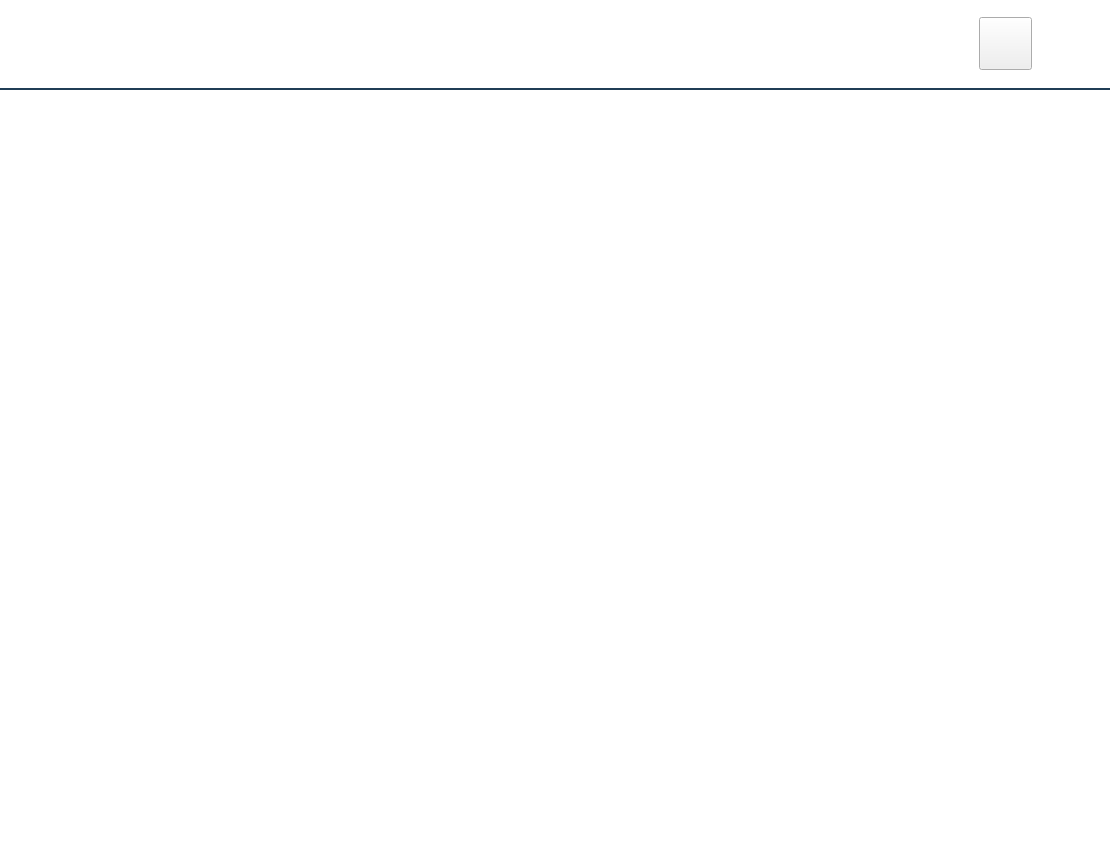
<?xml version="1.0" encoding="UTF-8"?>
<ui version="4.0">
 <class>App</class>
 <widget class="QMainWindow" name="App">
  <property name="geometry">
   <rect>
    <x>0</x>
    <y>0</y>
    <width>1110</width>
    <height>860</height>
   </rect>
  </property>
  <property name="minimumSize">
   <size>
    <width>1024</width>
    <height>768</height>
   </size>
  </property>
  <property name="windowTitle">
   <string>App</string>
  </property>
  <property name="windowIcon">
   <iconset>
    <normaloff>:/simple/logo</normaloff>:/simple/logo</iconset>
  </property>
  <property name="styleSheet">
   <string notr="true">/************************************************
*
* VRMaker Style Sheet
*
* Author: Easlee Liu
*
************************************************/

/*---------------------------------------------------------
*----------------------------------------------------------
*
* 标题栏
*
*----------------------------------------------------------
*--------------------------------------------------------*/

/* 背景 */
QWidget#__titlebar{
	background-color: rgb(255,255,255);
}

QWidget#line{
	background-color: #203e56;
}


QStackedWidget#__titlebar_left QWidget{
	background: transparent;
}

QStackedWidget#__titlebar_middle QWidget{
	background: transparent;
}

/* 关闭按钮 */
QPushButton#__btn_close{
	border-image: url(:/app/simple/close) 0 0 0 0;
	border: 0 1 0 1;
}
QPushButton#__btn_close:pressed{
	border-image: url(:/app/simple/close_pressed) 0 0 0 0;
}
/* 最小化按钮 */
QPushButton#__btn_minimize{
	border-image: url(:/app/simple/minimal) 0 0 0 0;
}
QPushButton#__btn_minimize:pressed{
	border-image: url(:/app/simple/minimal_pressed) 0 0 0 0;
}

/* 返回按钮 */
QPushButton#__btnGoHome{
	border-image: url(:/app/simple/img/back_normal.png);
}
QPushButton#__btnGoHome:pressed{
	border-image: url(:/app/simple/img/back_pressed.png);
}

/*---------------------------------------------------------
*----------------------------------------------------------
*
* 启动界面
*
*----------------------------------------------------------
*--------------------------------------------------------*/

QWidget#page_launcher{
	background-color: rgb(255,255,255);
}


/*---------------------------------------------------------
*----------------------------------------------------------
*
* 主界面
*
*----------------------------------------------------------
*--------------------------------------------------------*/

QWidget#page_home{
	background-color: rgb(255,255,255);
}</string>
  </property>
  <widget class="QWidget" name="centralWidget">
   <layout class="QVBoxLayout" name="verticalLayout">
    <property name="spacing">
     <number>0</number>
    </property>
    <property name="leftMargin">
     <number>0</number>
    </property>
    <property name="topMargin">
     <number>0</number>
    </property>
    <property name="rightMargin">
     <number>0</number>
    </property>
    <property name="bottomMargin">
     <number>0</number>
    </property>
    <item>
     <widget class="HeaderWidget" name="__titlebar" native="true">
      <property name="minimumSize">
       <size>
        <width>0</width>
        <height>90</height>
       </size>
      </property>
      <property name="maximumSize">
       <size>
        <width>16777215</width>
        <height>90</height>
       </size>
      </property>
      <layout class="QVBoxLayout" name="verticalLayout_5">
       <property name="spacing">
        <number>0</number>
       </property>
       <property name="leftMargin">
        <number>0</number>
       </property>
       <property name="topMargin">
        <number>0</number>
       </property>
       <property name="rightMargin">
        <number>0</number>
       </property>
       <property name="bottomMargin">
        <number>0</number>
       </property>
       <item>
        <layout class="QHBoxLayout" name="horizontalLayout_6">
         <property name="spacing">
          <number>0</number>
         </property>
         <item>
          <widget class="QStackedWidget" name="__titlebar_left">
           <property name="minimumSize">
            <size>
             <width>222</width>
             <height>0</height>
            </size>
           </property>
           <property name="maximumSize">
            <size>
             <width>222</width>
             <height>16777215</height>
            </size>
           </property>
           <property name="currentIndex">
            <number>0</number>
           </property>
           <widget class="QWidget" name="tb_l_logo">
            <layout class="QHBoxLayout" name="horizontalLayout_7">
             <property name="spacing">
              <number>0</number>
             </property>
             <property name="leftMargin">
              <number>0</number>
             </property>
             <property name="topMargin">
              <number>0</number>
             </property>
             <property name="rightMargin">
              <number>0</number>
             </property>
             <property name="bottomMargin">
              <number>0</number>
             </property>
             <item>
              <widget class="QLabel" name="img_small_logo">
               <property name="text">
                <string/>
               </property>
               <property name="pixmap">
                <pixmap resource="App.qrc">:/app/simple/logo_small</pixmap>
               </property>
               <property name="scaledContents">
                <bool>false</bool>
               </property>
               <property name="alignment">
                <set>Qt::AlignCenter</set>
               </property>
              </widget>
             </item>
            </layout>
           </widget>
           <widget class="QWidget" name="tb_l_back">
            <layout class="QHBoxLayout" name="horizontalLayout_4">
             <property name="spacing">
              <number>0</number>
             </property>
             <property name="leftMargin">
              <number>0</number>
             </property>
             <property name="topMargin">
              <number>0</number>
             </property>
             <property name="rightMargin">
              <number>60</number>
             </property>
             <property name="bottomMargin">
              <number>0</number>
             </property>
             <item>
              <widget class="QPushButton" name="__btnGoHome">
               <property name="sizePolicy">
                <sizepolicy hsizetype="Minimum" vsizetype="Preferred">
                 <horstretch>0</horstretch>
                 <verstretch>0</verstretch>
                </sizepolicy>
               </property>
               <property name="minimumSize">
                <size>
                 <width>113</width>
                 <height>62</height>
                </size>
               </property>
               <property name="maximumSize">
                <size>
                 <width>113</width>
                 <height>62</height>
                </size>
               </property>
               <property name="text">
                <string/>
               </property>
              </widget>
             </item>
            </layout>
           </widget>
          </widget>
         </item>
         <item>
          <widget class="QStackedWidget" name="__titlebar_middle">
           <property name="sizePolicy">
            <sizepolicy hsizetype="Expanding" vsizetype="Preferred">
             <horstretch>0</horstretch>
             <verstretch>0</verstretch>
            </sizepolicy>
           </property>
           <property name="accessibleName">
            <string/>
           </property>
           <property name="currentIndex">
            <number>1</number>
           </property>
           <widget class="QWidget" name="__titlebar_container">
            <layout class="QHBoxLayout" name="horizontalLayout_3">
             <property name="spacing">
              <number>0</number>
             </property>
             <property name="leftMargin">
              <number>0</number>
             </property>
             <property name="topMargin">
              <number>0</number>
             </property>
             <property name="rightMargin">
              <number>0</number>
             </property>
             <property name="bottomMargin">
              <number>0</number>
             </property>
             <item>
              <spacer name="horizontalSpacer">
               <property name="orientation">
                <enum>Qt::Horizontal</enum>
               </property>
               <property name="sizeHint" stdset="0">
                <size>
                 <width>40</width>
                 <height>20</height>
                </size>
               </property>
              </spacer>
             </item>
            </layout>
           </widget>
           <widget class="QWidget" name="__toolbar_root">
            <layout class="QHBoxLayout" name="horizontalLayout_26">
             <property name="spacing">
              <number>0</number>
             </property>
             <property name="leftMargin">
              <number>0</number>
             </property>
             <property name="topMargin">
              <number>0</number>
             </property>
             <property name="rightMargin">
              <number>0</number>
             </property>
             <property name="bottomMargin">
              <number>0</number>
             </property>
             <item>
              <spacer name="__toolbar_left_space">
               <property name="orientation">
                <enum>Qt::Horizontal</enum>
               </property>
               <property name="sizeHint" stdset="0">
                <size>
                 <width>40</width>
                 <height>20</height>
                </size>
               </property>
              </spacer>
             </item>
             <item>
              <widget class="QWidget" name="__toolbar_container" native="true">
               <layout class="QHBoxLayout" name="horizontalLayout_8">
                <property name="spacing">
                 <number>0</number>
                </property>
                <property name="leftMargin">
                 <number>0</number>
                </property>
                <property name="topMargin">
                 <number>0</number>
                </property>
                <property name="rightMargin">
                 <number>0</number>
                </property>
                <property name="bottomMargin">
                 <number>0</number>
                </property>
               </layout>
              </widget>
             </item>
             <item>
              <spacer name="__toolbar_right_space">
               <property name="orientation">
                <enum>Qt::Horizontal</enum>
               </property>
               <property name="sizeHint" stdset="0">
                <size>
                 <width>40</width>
                 <height>20</height>
                </size>
               </property>
              </spacer>
             </item>
            </layout>
           </widget>
          </widget>
         </item>
         <item>
          <widget class="QWidget" name="__titlebar_right" native="true">
           <property name="sizePolicy">
            <sizepolicy hsizetype="Preferred" vsizetype="Preferred">
             <horstretch>0</horstretch>
             <verstretch>0</verstretch>
            </sizepolicy>
           </property>
           <property name="minimumSize">
            <size>
             <width>0</width>
             <height>0</height>
            </size>
           </property>
           <property name="maximumSize">
            <size>
             <width>190</width>
             <height>16777215</height>
            </size>
           </property>
           <layout class="QVBoxLayout" name="verticalLayout_2">
            <property name="rightMargin">
             <number>19</number>
            </property>
            <item>
             <widget class="QWidget" name="widget" native="true">
              <property name="sizePolicy">
               <sizepolicy hsizetype="Preferred" vsizetype="Preferred">
                <horstretch>0</horstretch>
                <verstretch>0</verstretch>
               </sizepolicy>
              </property>
              <layout class="QHBoxLayout" name="horizontalLayout">
               <property name="leftMargin">
                <number>0</number>
               </property>
               <property name="topMargin">
                <number>0</number>
               </property>
               <property name="rightMargin">
                <number>0</number>
               </property>
               <property name="bottomMargin">
                <number>0</number>
               </property>
               <item>
                <widget class="QPushButton" name="__btn_minimize">
                 <property name="minimumSize">
                  <size>
                   <width>53</width>
                   <height>53</height>
                  </size>
                 </property>
                 <property name="maximumSize">
                  <size>
                   <width>53</width>
                   <height>53</height>
                  </size>
                 </property>
                 <property name="text">
                  <string/>
                 </property>
                 <property name="autoRepeat">
                  <bool>false</bool>
                 </property>
                 <property name="flat">
                  <bool>false</bool>
                 </property>
                </widget>
               </item>
               <item>
                <widget class="QPushButton" name="__btn_close">
                 <property name="minimumSize">
                  <size>
                   <width>53</width>
                   <height>53</height>
                  </size>
                 </property>
                 <property name="maximumSize">
                  <size>
                   <width>53</width>
                   <height>53</height>
                  </size>
                 </property>
                 <property name="text">
                  <string/>
                 </property>
                 <property name="iconSize">
                  <size>
                   <width>32</width>
                   <height>32</height>
                  </size>
                 </property>
                 <property name="flat">
                  <bool>false</bool>
                 </property>
                </widget>
               </item>
              </layout>
             </widget>
            </item>
           </layout>
          </widget>
         </item>
        </layout>
       </item>
       <item>
        <widget class="QWidget" name="line" native="true">
         <property name="minimumSize">
          <size>
           <width>0</width>
           <height>2</height>
          </size>
         </property>
         <property name="maximumSize">
          <size>
           <width>16777215</width>
           <height>2</height>
          </size>
         </property>
        </widget>
       </item>
      </layout>
     </widget>
    </item>
    <item>
     <widget class="QStackedWidget" name="__pages">
      <property name="currentIndex">
       <number>1</number>
      </property>
      <widget class="QWidget" name="page_launcher">
       <layout class="QVBoxLayout" name="verticalLayout_4">
        <property name="spacing">
         <number>0</number>
        </property>
        <property name="topMargin">
         <number>20</number>
        </property>
        <property name="bottomMargin">
         <number>20</number>
        </property>
        <item>
         <spacer name="verticalSpacer">
          <property name="orientation">
           <enum>Qt::Vertical</enum>
          </property>
          <property name="sizeHint" stdset="0">
           <size>
            <width>20</width>
            <height>40</height>
           </size>
          </property>
         </spacer>
        </item>
        <item>
         <layout class="QHBoxLayout" name="horizontalLayout_5">
          <item>
           <spacer name="horizontalSpacer_3">
            <property name="orientation">
             <enum>Qt::Horizontal</enum>
            </property>
            <property name="sizeHint" stdset="0">
             <size>
              <width>40</width>
              <height>20</height>
             </size>
            </property>
           </spacer>
          </item>
          <item>
           <widget class="QLabel" name="__loading_movie">
            <property name="text">
             <string/>
            </property>
            <property name="scaledContents">
             <bool>true</bool>
            </property>
           </widget>
          </item>
          <item>
           <spacer name="horizontalSpacer_4">
            <property name="orientation">
             <enum>Qt::Horizontal</enum>
            </property>
            <property name="sizeHint" stdset="0">
             <size>
              <width>40</width>
              <height>20</height>
             </size>
            </property>
           </spacer>
          </item>
         </layout>
        </item>
        <item>
         <spacer name="verticalSpacer_3">
          <property name="orientation">
           <enum>Qt::Vertical</enum>
          </property>
          <property name="sizeType">
           <enum>QSizePolicy::Fixed</enum>
          </property>
          <property name="sizeHint" stdset="0">
           <size>
            <width>20</width>
            <height>40</height>
           </size>
          </property>
         </spacer>
        </item>
        <item>
         <widget class="QLabel" name="label">
          <property name="text">
           <string/>
          </property>
          <property name="pixmap">
           <pixmap resource="App.qrc">:/app/simple/loading</pixmap>
          </property>
          <property name="alignment">
           <set>Qt::AlignCenter</set>
          </property>
         </widget>
        </item>
        <item>
         <widget class="QLabel" name="__loading_tip">
          <property name="maximumSize">
           <size>
            <width>16777215</width>
            <height>0</height>
           </size>
          </property>
          <property name="font">
           <font>
            <pointsize>11</pointsize>
            <weight>50</weight>
            <italic>false</italic>
            <bold>false</bold>
           </font>
          </property>
          <property name="text">
           <string>正在初始化，请稍后...</string>
          </property>
          <property name="alignment">
           <set>Qt::AlignCenter</set>
          </property>
         </widget>
        </item>
        <item>
         <spacer name="verticalSpacer_2">
          <property name="orientation">
           <enum>Qt::Vertical</enum>
          </property>
          <property name="sizeType">
           <enum>QSizePolicy::Expanding</enum>
          </property>
          <property name="sizeHint" stdset="0">
           <size>
            <width>20</width>
            <height>60</height>
           </size>
          </property>
         </spacer>
        </item>
        <item>
         <widget class="QLabel" name="txt_copyright">
          <property name="font">
           <font>
            <pointsize>14</pointsize>
            <weight>50</weight>
            <italic>false</italic>
            <bold>false</bold>
           </font>
          </property>
          <property name="text">
           <string/>
          </property>
          <property name="pixmap">
           <pixmap resource="App.qrc">:/app/simple/copyright</pixmap>
          </property>
          <property name="alignment">
           <set>Qt::AlignCenter</set>
          </property>
         </widget>
        </item>
       </layout>
      </widget>
      <widget class="QWidget" name="page_home">
       <layout class="QVBoxLayout" name="verticalLayout_3">
        <property name="spacing">
         <number>0</number>
        </property>
        <property name="leftMargin">
         <number>0</number>
        </property>
        <property name="topMargin">
         <number>0</number>
        </property>
        <property name="rightMargin">
         <number>0</number>
        </property>
        <property name="bottomMargin">
         <number>0</number>
        </property>
        <item>
         <widget class="QWidget" name="__panel_container" native="true">
          <layout class="QHBoxLayout" name="horizontalLayout_2">
           <property name="spacing">
            <number>0</number>
           </property>
           <property name="leftMargin">
            <number>0</number>
           </property>
           <property name="topMargin">
            <number>0</number>
           </property>
           <property name="rightMargin">
            <number>0</number>
           </property>
           <property name="bottomMargin">
            <number>0</number>
           </property>
          </layout>
         </widget>
        </item>
       </layout>
      </widget>
     </widget>
    </item>
   </layout>
  </widget>
 </widget>
 <layoutdefault spacing="6" margin="11"/>
 <customwidgets>
  <customwidget>
   <class>HeaderWidget</class>
   <extends>QWidget</extends>
   <header>HeaderWidget.h</header>
   <container>1</container>
  </customwidget>
 </customwidgets>
 <resources>
  <include location="App.qrc"/>
 </resources>
 <connections/>
</ui>
